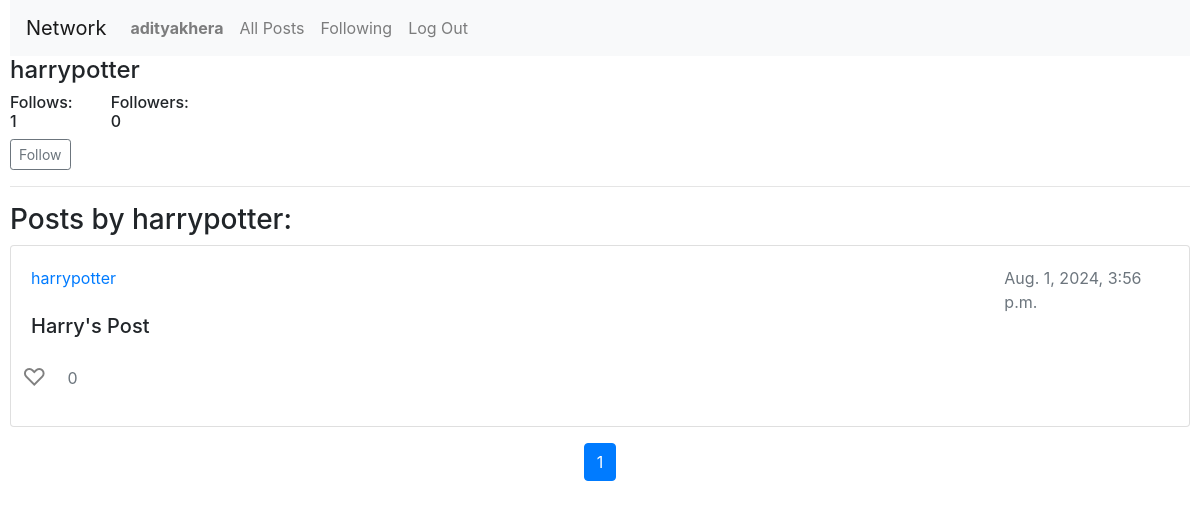
The page /profile/harrypotter (signed in) on the database as committed earlier.
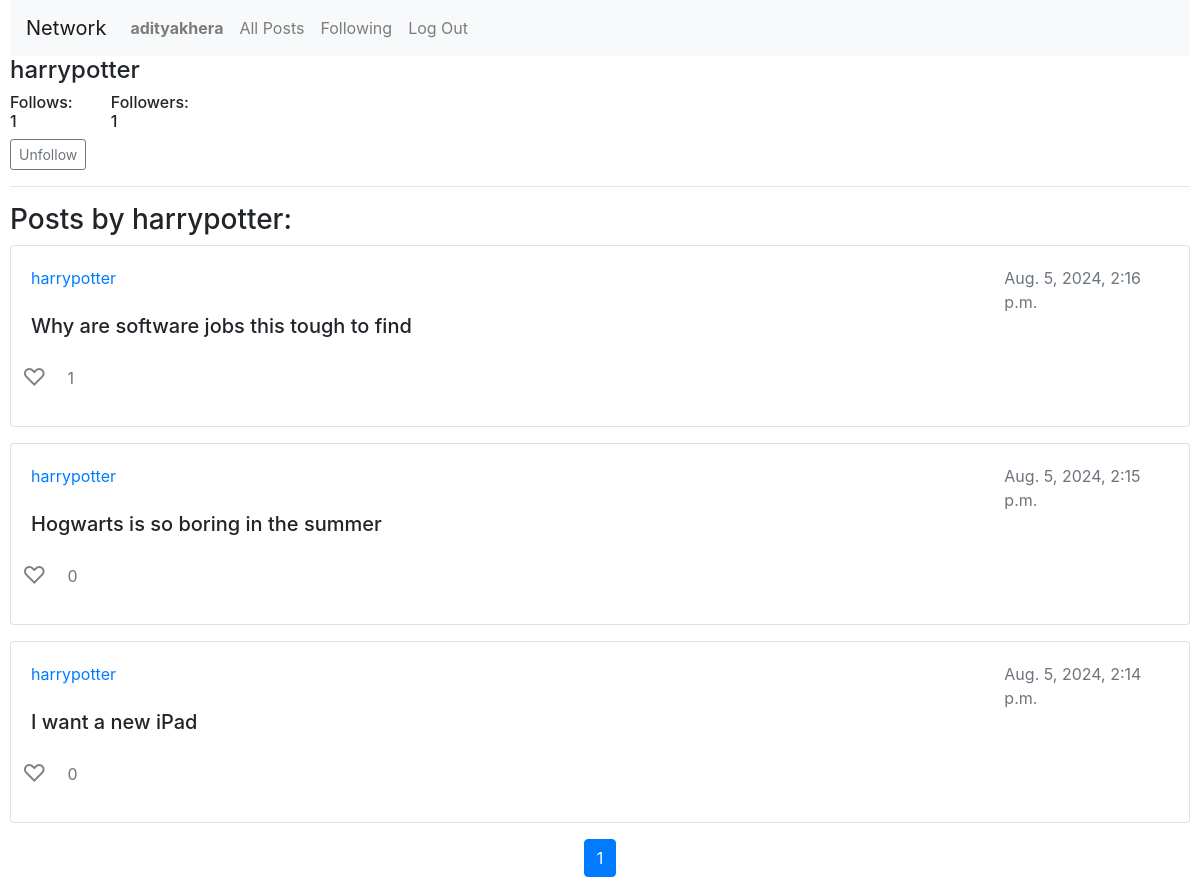
The same page on the database as committed later.
### network/models.py (models this page shows, shortened)
class User(AbstractUser):
    pass

class Post(models.Model):
    user = models.ForeignKey(User, on_delete=models.CASCADE, related_name = 'posts_made')
    content = models.CharField(max_length=280)
    timestamp = models.DateTimeField(auto_now_add=True)

### network/views.py (the view)
# urls.py: path("profile/<str:username>", views.profile, name='profile'),
def profile(request, username):
    profile = User.objects.get(username = username)
    follower = User.objects.get(pk=request.user.id)
    posts_list = Post.objects.filter(user = profile).order_by('-timestamp')
    paginator = Paginator(posts_list, 10)  # 10 posts per page
    page_number = request.GET.get('page')
    posts = paginator.get_page(page_number)
    if Follower.objects.filter(user = follower, followers = profile).exists():
        following = True
    else:
        following = False
    return render(request, 'network/profile.html', {
        'profile' : profile,
        'posts' : posts,
        'following'  : following
    })

### network/templates/network/profile.html (shortened to what this page needs)
{% extends "network/layout.html" %}
{% block body %}
    <div class="h4">{{profile.username}}</div>
    <div class="row">
        <div class="h6 col-1">Follows: {{profile.followers.count}}</div>
        <div class="h6 col-1">Followers: {{profile.follows.count}}</div>
    </div>
    {% if user.is_authenticated and user.username != profile.username %}
        {% if following %}
            <a class="btn btn-sm btn-outline-secondary" type="button" id="followbutton" href="{% url 'follow' username=profile.username %}">Unfollow</a>
        {% else %}
            <a class="btn btn-sm btn-outline-secondary" type="button" id="followbutton" href="{% url 'follow' username=profile.username %}">Follow</a>
        {% endif %}
    {% endif %}
    <hr>
    <h3>Posts by {{profile.username}}:</h3>
    {% if posts %}
        <div class="row">
            <div class="col-12">
                {% for post in posts %}
                <div class="card mb-3">
                    <div class="card-body">
                        <div class="row">
                            {% if post.user.username == user.username %}
                                <a href="{% url 'profile' username=post.user.username %}" class="col-8">{{post.user.username}}</a>
                                <button class="edit-button btn btn-primary col-2" data-post-id="{{ post.id }}" data-post-content="{{ post.content|escapejs }}">Edit</button>
                            {% else %}
                                <a href="{% url 'profile' username=post.user.username %}" class="col-10">{{post.user.username}}</a>
                            {% endif %}
                            <div class="text-muted col-2">{{post.timestamp}}</div>
                        </div>
                        <h5 class="card-title" id="post-content-{{ post.id }}">{{ post.content }}</h5>
                        <div class="row">
                            <button class="like-button {% if user in post.likes.all %}liked{% else %}unliked{% endif %}" data-post-id="{{post.id}}">
                                {% if user in post.likes.all %}
                                &#x2764;
                                {% else %}
                                &#x2661;
                                {% endif %}
                            </button>
                            <p class="text-muted col-2 mt-3" id="like-count-{{post.id}}">{{post.likes.count}}</p>
                        </div>
                    </div>
                </div>
                {% endfor %}
            </div>
        </div>
        <nav aria-label="Page navigation">
            <ul class="pagination justify-content-center">
                {% for i in posts.paginator.page_range %}
                    {% if posts.number == i %}
                        <li class="page-item active"><a class="page-link" href="#">{{ i }}</a></li>
                    {% else %}
                        <li class="page-item"><a class="page-link" href="?page={{ i }}">{{ i }}</a></li>
                    {% endif %}
                {% endfor %}
            </ul>
        </nav>
    {% else %}
        <h4>No Posts Yet</h4>
    {% endif %}
{% endblock %}

### network/templates/network/layout.html (shortened to what this page needs)
{% load static %}
<!DOCTYPE html>
<html lang="en">
    <head>
        <link rel="stylesheet" href="https://stackpath.bootstrapcdn.com/bootstrap/4.4.1/css/bootstrap.min.css">
        <link href="{% static 'network/styles.css' %}" rel="stylesheet">
    </head>
    <body>
        <nav class="navbar navbar-expand-lg navbar-light bg-light">
            <a class="navbar-brand" href="#">Network</a>
            <div>
              <ul class="navbar-nav mr-auto">
                {% if user.is_authenticated %}
                    <li class="nav-item">
                        <a class="nav-link" href="{% url 'profile' username=user.username %}"><strong>{{ user.username }}</strong></a>
                    </li>
                {% endif %}
                <li class="nav-item">
                  <a class="nav-link" href="{% url 'index' %}">All Posts</a>
                </li>
                {% if user.is_authenticated %}
                    <li class="nav-item">
                        <a class="nav-link" href="{% url 'followingpage' %}">Following</a>
                    </li>
                    <li class="nav-item">
                        <a class="nav-link" href="{% url 'logout' %}">Log Out</a>
                    </li>
                {% endif %}
              </ul>
            </div>
          </nav>
        <div class="body">
            {% block body %}
            {% endblock %}
        </div>
    </body>
</html>

### network/templates/network/layout.html (style rules this page uses)
.like-button { background: none; border: none; cursor: pointer; outline: none; font-size: 24px; }
.like-button.unliked { color: grey; }
body { margin-left: 10px; margin-right: 10px; }

Rows that differ between the two databases and show on the page:
removed Post: user.username "harrypotter", timestamp "Aug. 1, 2024, 3:56 p.m.", content "Harry's Post", likes.count "0"
computed for User "harrypotter": follows.count "0" → "1"
added Post: user.username "harrypotter", timestamp "Aug. 5, 2024, 2:16 p.m.", content "Why are software jobs this tough to find", likes.count "1"
added Post: user.username "harrypotter", timestamp "Aug. 5, 2024, 2:15 p.m.", content "Hogwarts is so boring in the summer", likes.count "0"
added Post: user.username "harrypotter", timestamp "Aug. 5, 2024, 2:14 p.m.", content "I want a new iPad", likes.count "0"
Other text that changed with them:
text no longer shown: "Follow"
text now shown: "Unfollow"
